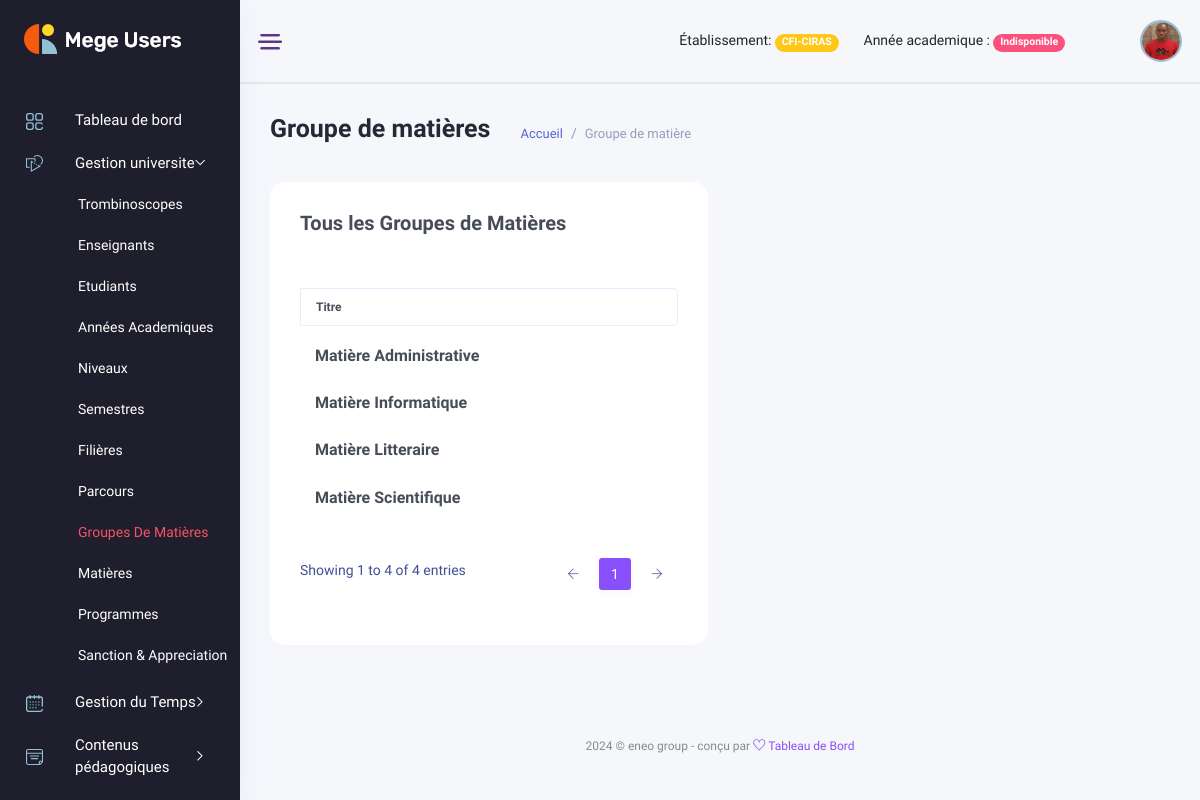
Screenshot of /manager_dashboard/gestion_universite/groupe-de-matières/ (signed in) with the database file from the repository.
### backend/models/user_account.py (models this page shows, shortened)
class User(AbstractBaseUser, PermissionsMixin):
    school = models.ForeignKey(Etablishment, on_delete=models.CASCADE, null=True, blank=True)
    username = models.CharField(max_length=255, unique=True,)
    student = models.OneToOneField(Student, unique=True, on_delete=models.SET_NULL, null=True, blank=True)
    teacher = models.OneToOneField(Teacher, unique=True, on_delete=models.SET_NULL, null=True, blank=True)
    management_profil = models.OneToOneField(ManagementProfil, unique=True, on_delete=models.CASCADE, null=True, blank=True)
    is_active = models.BooleanField(default=True)
    is_admin = models.BooleanField(default=False)
    is_admin_school = models.BooleanField(default=False)
    is_manager = models.BooleanField(default=False)
    is_accountant = models.BooleanField(default=False)
    is_student = models.BooleanField(default=False)
    is_teacher = models.BooleanField(default=False)
    created_at = models.DateTimeField(auto_now_add=True)
    updated_at = models.DateTimeField(auto_now=True)
    objects = UserManager()
    USERNAME_FIELD = 'username'

### backend/models/gestion_ecole.py (models this page shows, shortened)
class Etablishment(models.Model):
    name = models.CharField(max_length=120)
    tel = models.CharField(max_length=20)
    address = models.CharField(max_length=100)
    social_address = models.CharField(max_length=100, blank=True, null=True)
    email = models.EmailField(max_length=200, blank=True, null=True)
    bulletin_foot = models.CharField(max_length=50, blank=True, null=True)
    currency = models.CharField(max_length=50, choices=currencies, blank=True, null=True)
    système = models.CharField(max_length=50, choices=systemes, blank=True, null=True)
    status_fees = models.CharField(max_length=50, choices=statues, blank=True, null=True)
    subscription_fees = models.IntegerField(default=1000, blank=True, null=True)
    month = models.IntegerField(default=9, blank=True, null=True)
    re_registration_fees = models.IntegerField(default=800, blank=True, null=True)

class GroupSubject(models.Model):
    title = models.CharField(max_length=50)
    school = models.ForeignKey(Etablishment, on_delete=models.CASCADE, null=True)
    created_at = models.DateTimeField(auto_now_add=True)
    updated_at = models.DateTimeField(auto_now=True)

### manager_dashboard/views/gestion_universite_view.py (called while the page is built)
    def dispatch(self,request, *args, **kwargs):
        if not request.user.is_authenticated:
            return redirect('backend:login')
        if request.user.is_manager or request.user.is_admin_school:
            return super().dispatch(request, *args, **kwargs)
        return redirect('backend:logout')

    def get(self, request, *args, **kwargs):
        form = GroupSubjectForm()
        context = {'groups':GroupSubject.objects.filter(school=request.user.school), 'form':form}
        return render(request, template_name=self.template, context=context)

### manager_dashboard/templates/manager_dashboard/gestion_universite/groupe_matieres.html (shortened to what this page needs)
{% extends '../base.html' %}
{% load static %}
{% block content %}
<div class="main_content_iner overly_inner ">
    <div class="container-fluid p-0 ">
        <div class="row">
            <div class="col-12">
                <div class="page_title_box d-flex flex-wrap align-items-center justify-content-between">
                    <div class="page_title_left d-flex align-items-center">
                        <h3 class="f_s_25 f_w_700 dark_text mr_30">Groupe de matières</h3>
                        <ol class="breadcrumb page_bradcam mb-0">
                            <li class="breadcrumb-item"><a class='text-primary' href='{% url "manager_dashboard:index" %}'>Accueil</a></li>
                            <li class="breadcrumb-item"><a href="">Groupe de matière</a></li>
                        </ol>
                    </div>
                </div>
            </div>
        </div>
        <div class="row">
            <div class="col-lg-6">
                <div class="white_card card_height_100 mb_30 pt-4">
                    <div class="white_card_body">
                        <div class="QA_section">
                            <div class="white_box_tittle list_header">
                                <h4>Tous les Groupes de Matières </h4>
                            </div>
                            <div class="QA_table mb_30">
                                <table class="table lms_table_active ">
                                    <thead>
                                        <tr>
                                            <th scope="col">Titre</th>
                                        </tr>
                                    </thead>
                                    <tbody id="elementList">
                                        {% for group in groups %}
                                            <tr data-id="{{ group.id }}">
                                                <td><h6> {{ group.title }} </h6></td>
                                            </tr>
                                        {% endfor %}
                                    </tbody>
                                </table>
                            </div>
                        </div>
                    </div>
                </div>
            </div>
        </div>
    </div>
</div>
{% endblock content %}

### manager_dashboard/templates/manager_dashboard/base.html (shortened to what this page needs)
<!DOCTYPE html>
{% load static %}
<html lang="fr">
<head>
    <link rel="stylesheet" href="{% static 'css/bootstrap1.min.css' %}" />
    <link rel="stylesheet" href="{% static 'vendors/themefy_icon/themify-icons.css' %}" />
    <link rel="stylesheet" href="{% static 'vendors/niceselect/css/nice-select.css' %}" />
    <link rel="stylesheet" href="{% static 'vendors/owl_carousel/css/owl.carousel.css' %}" />
    <link rel="stylesheet" href="{% static 'vendors/gijgo/gijgo.min.css' %}" />
    <link rel="stylesheet" href="{% static 'vendors/font_awesome/css/all.min.css' %}" />
    <link rel="stylesheet" href="{% static 'vendors/tagsinput/tagsinput.css' %}" />
    <link rel="stylesheet" href="{% static 'vendors/datepicker/date-picker.css' %}" />
    <link rel="stylesheet" href="{% static 'vendors/vectormap-home/vectormap-2.0.2.css' %}" />
    <link rel="stylesheet" href="{% static 'vendors/scroll/scrollable.css' %}" />
    <link rel="stylesheet" href="{% static 'vendors/datatable/css/jquery.dataTables.min.css' %}" />
    <link rel="stylesheet" href="{% static 'vendors/datatable/css/responsive.dataTables.min.css' %}" />
    <link rel="stylesheet" href="{% static 'vendors/datatable/css/buttons.dataTables.min.css' %}" />
    <link rel="stylesheet" href="{% static 'vendors/text_editor/summernote-bs4.css' %}" />
    <link rel="stylesheet" href="{% static 'vendors/morris/morris.css' %}">
    <link rel="stylesheet" href="{% static 'vendors/material_icon/material-icons.css' %}" />
    <link rel="stylesheet" href="{% static 'css/metisMenu.css' %}">
    <link rel="stylesheet" href="{% static 'css/style1.css' %}" />
    <link rel="stylesheet" href="{% static 'css/colors/default.css' %}" id="colorSkinCSS">
</head>
<body class="crm_body_bg">
    <nav class="sidebar dark_sidebar">
        <div class="logo d-flex justify-content-between">
            <a class="large_logo" href="index-2.html"><img src="{% static 'img/logo_white.png' %}" alt></a>
        </div>
        <ul id="sidebar_menu">
            <li class>
                <a href='{% url "manager_dashboard:index" %}' aria-expanded="false">
                    <div class="nav_icon_small">
                    <img src="{% static 'img/menu-icon/dashboard.svg' %}" alt>
                    </div>
                    <div class="nav_title">
                        <span>Tableau de bord</span>
                    </div>
                </a>
            </li>
            <li class>
                <a class="has-arrow" href="#" aria-expanded="false">
                    <div class="nav_icon_small">
                        <img src="{% static 'img/menu-icon/16.svg' %}" alt>
                    </div>
                    <div class="nav_title">
                        <span>Gestion universite </span>
                    </div>
                </a>
                <ul>
                    <li><a href='{% url "manager_dashboard:trombinoscopes" %}'>Trombinoscopes</a></li>
                    <li><a href='{% url "manager_dashboard:teachers" %}'>Enseignants</a></li>
                    <li><a href='{% url "manager_dashboard:students" %}'>Etudiants</a></li>
                    <li><a href='{% url "manager_dashboard:years" %}'>Années academiques</a></li>
                    <li><a href='{% url "manager_dashboard:levels" %}'>Niveaux</a></li>
                    <li><a href='{% url "manager_dashboard:semesters" %}'>Semestres</a></li>
                    <li><a href='{% url "manager_dashboard:sectors" %}'>Filières</a></li>
                    <li><a href='{% url "manager_dashboard:careers" %}'>Parcours</a></li>
                    <li><a href='{% url "manager_dashboard:group_subjects" %}'>Groupes de Matières</a></li>
                    <li><a href='{% url "manager_dashboard:subjects" %}'>Matières</a></li>
                    <li><a href='{% url "manager_dashboard:programs" %}'>Programmes</a></li>
                    <li><a href='{% url "manager_dashboard:sanction_appreciations" %}'>Sanction & Appreciation</a></li>
                </ul>
            </li>
            <li class>
                <a class="has-arrow" href="#" aria-expanded="false">
                    <div class="nav_icon_small">
                        <img src="{% static 'img/menu-icon/15.svg' %}" alt>
                    </div>
                    <div class="nav_title">
                        <span>Gestion du Temps </span>
                    </div>
                </a>
            </li>
            <li class>
                <a class="has-arrow" href="#" aria-expanded="false">
                    <div class="nav_icon_small">
                        <img src="{% static 'img/menu-icon/11.svg' %}" alt>
                    </div>
                    <div class="nav_title">
                        <span>Contenus pédagogiques </span>
                    </div>
                </a>
            </li>
            <li class>
                <a class="has-arrow" href="#" aria-expanded="false">
                </a>
            </li>
        </ul>
    </nav>
    <section class="main_content dashboard_part large_header_bg">
        <div class="container-fluid g-0">
            <div class="row">
                <div class="col-lg-12 p-0 ">
                    <div class="header_iner d-flex justify-content-between align-items-center">
                        <div class="line_icon open_miniSide d-none d-lg-block">
                            <img src="{% static 'img/line_img.png' %}" alt>
                        </div>
                        <div class="header_right d-flex justify-content-between align-items-center">
                            <div class="header_notification_warp d-flex align-items-center">
                                <li style="margin-right: 25px;">
                                    Établissement: <span class="badge rounded-pill bg-warning">{{user.school.name}}</span>
                                </li>
                                <li style="margin-right: 25px;">
                                    Année academique :
                                    {% if request.session.academic_year %}
                                        {% with academic_year=request.session.academic_year %}
                                            <span class="badge rounded-pill bg-primary">{{request.session.academic_year}}</span>
                                        {% endwith %}
                                    {% else %}
                                        <span class="badge rounded-pill bg-danger">Indisponible</span>
                                    {%endif%}
                                </li>
                            </div>
                            <div class="profile_info">
                                <img src="{% static 'img/membre.jpg' %}" width="50" height="50" alt="#">
                            </div>
                        </div>
                    </div>
                </div>
            </div>
        </div>
        {% block content %}{% endblock %}
        <div class="footer_part">
            <div class="container-fluid">
                <div class="row">
                    <div class="col-lg-12">
                        <div class="footer_iner text-center">
                            <p>{% now "Y" %} © eneo group - conçu par <a href="#"> <i class="ti-heart"></i> </a><a href="#"> Tableau de Bord</a></p>
                        </div>
                    </div>
                </div>
            </div>
        </div>
    </section>
</body>
</html>

### elimu_universite/static/css/metisMenu.css (style rules this page uses)
.metismenu .has-arrow { position:relative }
.metismenu .has-arrow::after { position:absolute;content:'';transform:rotate(-90deg) translate(0,-50%);transform-origin:top;top:50%;transition:all .3s ease-out;right:40px;content:"\e64b";font-family:themify;color:#a5adc6;font-weight:600;font-size:14px }
.metismenu .mm-active>.has-arrow::after,.metismenu .has-arrow[aria-expanded=true]::after { transform:rotate(180deg) translate(0,-50%) }

### rows the page displays
User: school.name "CFI-CIRAS"
GroupSubject: title "Matière Litteraire"
GroupSubject: title "Matière Informatique"
GroupSubject: title "Matière Scientifique"
GroupSubject: title "Matière Administrative"
